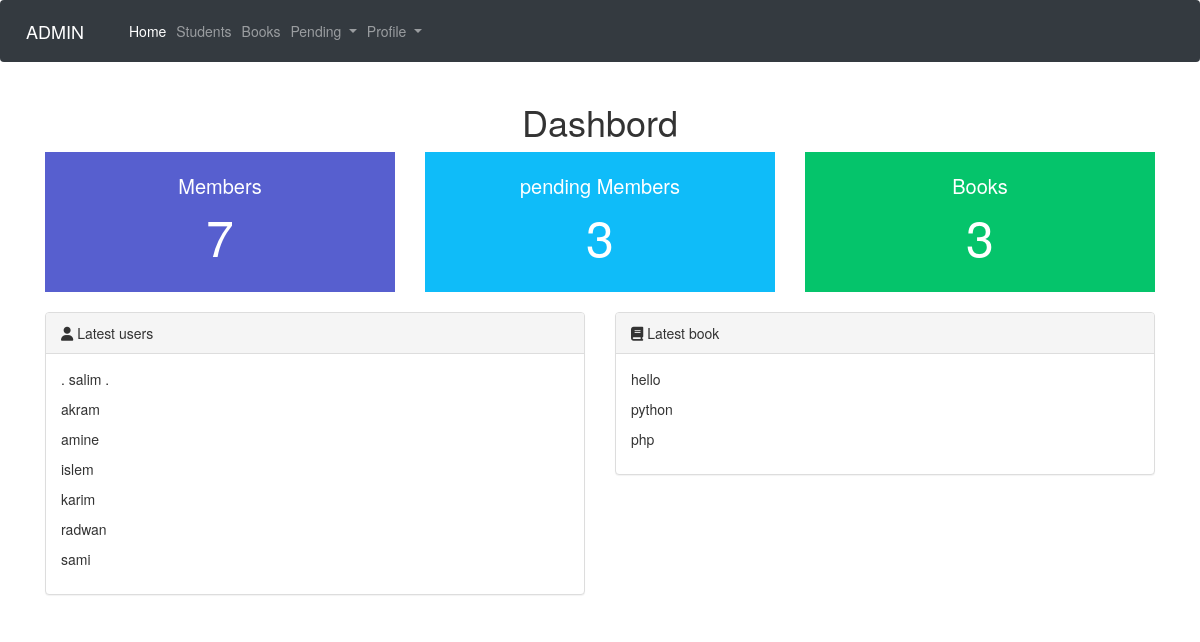
Screenshot of /admin/dashbord.php (signed in) with the database file from the repository.
### tables this page shows
CREATE TABLE `students` (
  `id` int(11) NOT NULL,
  `username` varchar(255) NOT NULL,
  `password` varchar(255) NOT NULL,
  `status` int(11) NOT NULL
);

CREATE TABLE `books` (
  `id` int(11) NOT NULL,
  `title` varchar(255) NOT NULL,
  `author` varchar(255) NOT NULL
);

### admin/dashbord.php (the view, shortened to what this page needs)
<?php
include "header.php";
if ($_SESSION['username']) {
function latest($what,$table){
global $conn;
	$stmt="SELECT $what from $table";
$result=mysqli_query($conn,$stmt);
if ($result) {
  while ($row=mysqli_fetch_assoc($result)) {
    $title=$row[$what];
    echo '
      <p>'.$title.'</p>' ;
  }
}
}
 function minou($what,$table){
global $conn;
	$stmt = "SELECT $what FROM $table";
if ($result=mysqli_query($conn,$stmt)) {
    $rowcount=mysqli_num_rows($result);
    return $rowcount;
}
}
$stmtpending = "SELECT id FROM students where status=0";
if ($result=mysqli_query($conn,$stmtpending)) {
    $rowcountpending=mysqli_num_rows($result);
}
?>
<!DOCTYPE html>
<html>
<head>
	  <link rel="stylesheet" href="https://maxcdn.bootstrapcdn.com/bootstrap/3.4.1/css/bootstrap.min.css">
</head>
<body>
<div class="container stats text-center">
<h1>Dashbord</h1>
<div class="row">
<div class="col-md-4">
<div class="minou mem">Members
<span><?php echo minou("id","students"); ?></span></div>
</div>
<div class="col-md-4">
<div class="minou pen">pending Members
	<span><?php echo $rowcountpending; ?></span></div>
</div>
<div class="col-md-4">
<div class="minou book">Books
	<span><?php echo minou("id","books");; ?></span></div>
</div>
</div>
</div>
<div class="container new">
	<div class="row">
		<div class="col-md-6">
			<div class="panel panel-default">  <div class="panel-heading"><i class="fa fa-user"></i> Latest users
			</div>
			<div class="panel-body"> <?php echo latest("username","students");;  ?></div>
			 </div>
		</div>
<div class="col-md-6">
			<div class="panel panel-default">  <div class="panel-heading"><i class="fa fa-book"></i> Latest book
			</div>
			<div class="panel-body"> <?php echo latest("title","books");;  ?> </div>
			 </div>
		</div>
	</div>
</div>
</body>
<?php
}
else{
	header("Location: loginadmin.php");
}
?>
</html>

### admin/dashbord.php (style rules this page uses)
.stats .minou { color: white; padding: 20px; font-size: 20px; }
.stats .minou span { display: block; font-size: 50px; }
.stats .mem { background-color: #575fcf; }
.stats .pen { background-color: #0fbcf9; }
.stats .book { background-color: #05c46b; }
.new { margin-top: 20px; }

### rows the page displays
students: username ". salim ."
students: username "akram"
students: username "amine"
students: username "islem"
students: username "karim"
students: username "radwan"
students: username "sami"
books: title "hello"
books: title "python"
books: title "php"

### other values shown
minou("id","students") "7"
$rowcountpending "3"
minou("id","books") "3"
